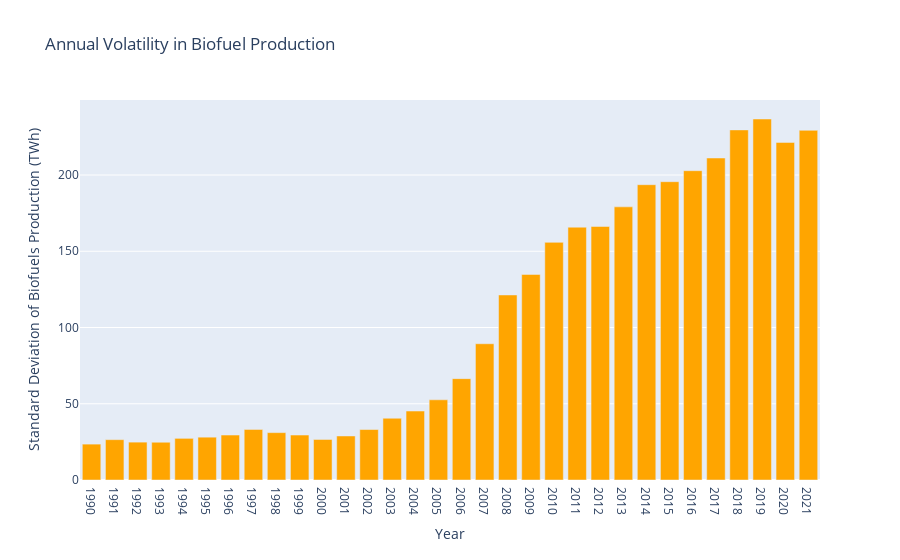

Write notebook code for a chart like this one.
### Code cell
fig = go.Figure(data=[
    go.Bar(
        x=Yearly_variation['Year'],
        y=Yearly_variation['Biofuels Production - TWh - Total'],
        marker_color='orange'
    )
])

fig.update_layout(
    title='Annual Volatility in Biofuel Production',
    xaxis=dict(title='Year', tickmode='linear'),
    yaxis=dict(title='Standard Deviation of Biofuels Production (TWh)'),
    showlegend=False
)

fig.show()

### Figure 1 — Plotly figure (JSON) as saved in the notebook; plotly's stock layout.template omitted (floating-point values rounded to 4 significant figures)
{"data": [{"marker": {"color": "orange"}, "type": "bar", "x": [1990, 1991, 1992, 1993, 1994, 1995, 1996, 1997, 1998, 1999, 2000, 2001, 2002, 2003, 2004, 2005, 2006, 2007, 2008, 2009, 2010, 2011, 2012, 2013, 2014, 2015, 2016, 2017, 2018, 2019, 2020, 2021], "y": [23.54, 26.45, 24.83, 24.76, 27.32, 28.08, 29.49, 33.14, 31.06, 29.49, 26.58, 28.88, 33.1, 40.49, 45.22, 52.59, 66.47, 89.35, 121.3, 134.8, 155.8, 165.8, 166.3, 179.1, 193.6, 195.6, 202.8, 211.2, 229.6, 236.7, 221.4, 229.3]}], "layout": {"showlegend": false, "title": {"text": "Annual Volatility in Biofuel Production"}, "xaxis": {"tickmode": "linear", "title": {"text": "Year"}}, "yaxis": {"title": {"text": "Standard Deviation of Biofuels Production (TWh)"}}}}
